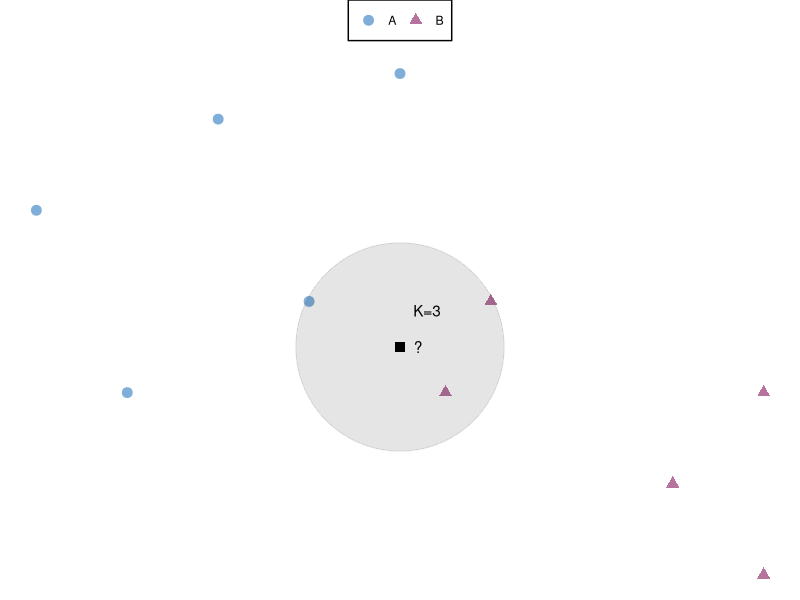
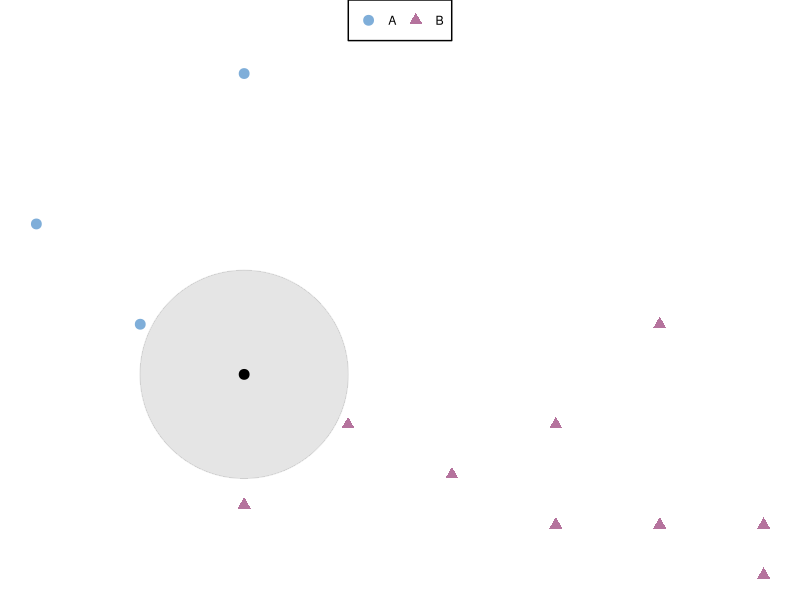
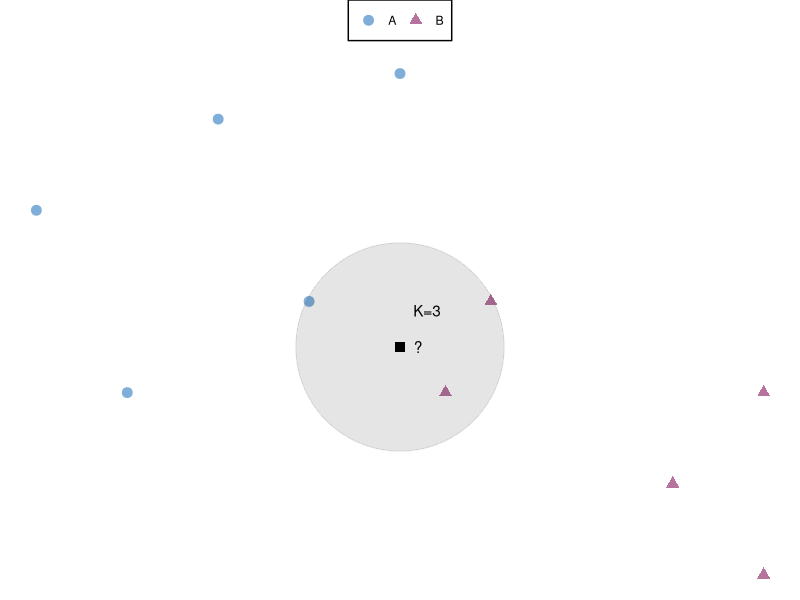
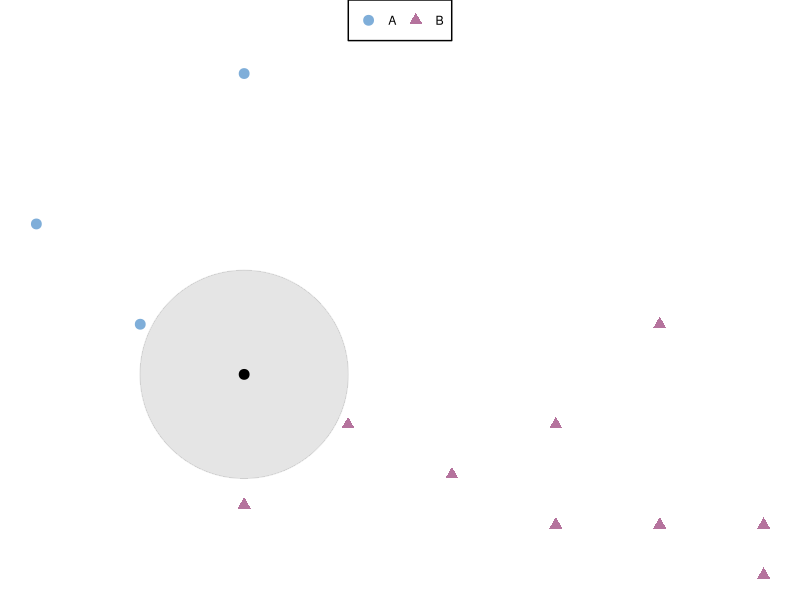

Here is the R script that generated these plots, in order:
library(ggplot2)

type = c(rep('A',5), rep('B', 5))
cols = c('#7FAED9','#B5739D')
names(cols)=c('A','B')
shapes = c('circle','triangle')
data = data.frame(x=c(2,3,4,5,6,6.5,7,9,10,10), y=c(5,3,6,4,6.5,3,4,2,1,3), type=type)

p =ggplot() +
  geom_point(data=data, mapping = aes(x=x,y=y, colour=type, shape=type), size = 3)

knn = p +
  annotate('point', x=6, y=3.5, size = 3, shape = 'square') +
  annotate('text', x=6.2, y=3.5, label='?' ) +
  annotate('text', x=6.3, y=3.9, label='K=3') +
  annotate('point',x=6, y=3.5, size = 70, alpha = 0.1) +
  theme_void() +
  scale_colour_manual(name=NULL,values = cols) +
  scale_shape_manual(name=NULL, values = shapes) +
  theme(legend.position='top',
        legend.box.background = element_rect(color="black", size=0.5),
        legend.box.margin = margin(6, 6, 6, 6))
knn


pdf('/Users/phuongle/Documents/repos/honours_thesis/graphics/knn_demo.pdf', width = 5, height = 4)
knn
dev.off()

# imbalanced design

type = c(rep('A',3), rep('B', 9))
cols = c('#7FAED9','#B5739D')
names(cols)=c('A','B')
shapes = c('circle','triangle')
data = data.frame(x=c(6,5.5,5,6.5,8,8,7,7.5,8.5,8.5,6,7.5), y=c(6.5,4,5,3,4,2,2.5,2,1.5,2,2.2,3), type=type)

p =ggplot() +
  geom_point(data=data, mapping = aes(x=x,y=y, colour=type, shape=type), size = 3)

knn = p +
  annotate('point', x=6, y=3.5, size = 3, shape = 'circle') +
  # annotate('text', x=6.2, y=3.5, label='?' ) +
  # annotate('text', x=6.3, y=3.9, label='K=3') +
  annotate('point',x=6, y=3.5, size = 70, alpha = 0.1) +
  theme_void() +
  scale_colour_manual(name=NULL,values = cols) +
  scale_shape_manual(name=NULL, values = shapes) +
  theme(legend.position='top',
        legend.box.background = element_rect(color="black", size=0.5),
        legend.box.margin = margin(6, 6, 6, 6))
knn

pdf('/Users/phuongle/Documents/repos/honours_thesis/graphics/imbalanced.pdf', width = 5, height = 4)
knn
dev.off()




